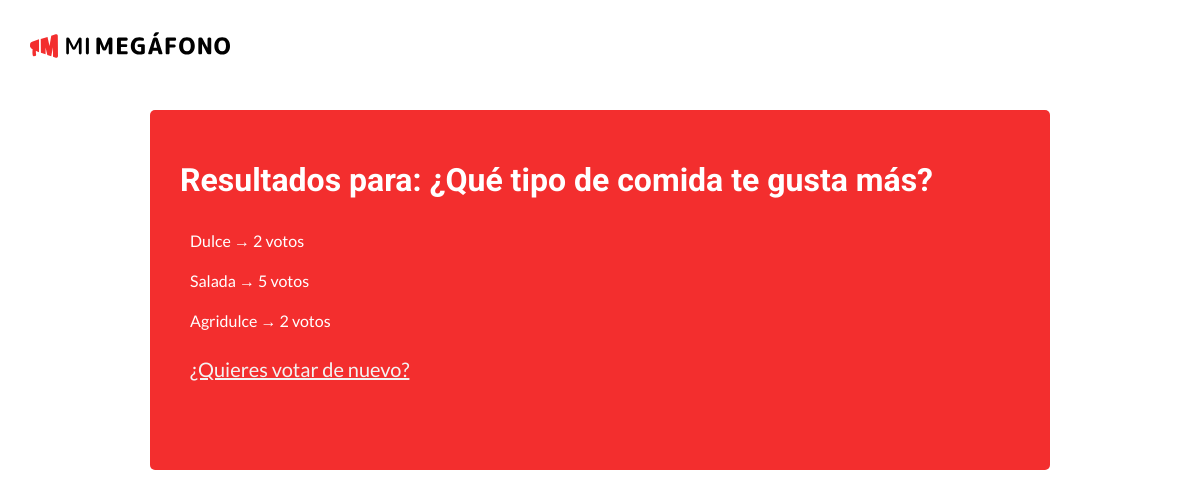
Screenshot of /polls/5/results/ with the database file from the repository.
### polls/models.py (models this page shows, shortened)
class Question(models.Model):
    question_text = models.CharField(max_length=200)
    pub_date = models.DateTimeField('date published')

class Choice(models.Model):
    question = models.ForeignKey(Question, on_delete=models.CASCADE)
    choice_text = models.CharField(max_length=200)
    votes = models.IntegerField(default=0)

### polls/views.py (the view)
# urls.py: path('<int:pk>/results/', views.ResultsView.as_view(), name='results'),
class ResultsView(generic.DetailView):
    model = Question
    template_name = 'polls/results.html'

### polls/templates/polls/results.html (shortened to what this page needs)
<!DOCTYPE html>
<html lang="es">
<head>
    {% load static %}
    <link rel="stylesheet" type="text/css" href="{% static 'polls/style.css' %}">
</head>
<body>
    <header>
        <a class="header-brand" href="{% url 'polls:index' %}">
        </a>
    </header>
    <div class="container">
        <h1 class="poll-title">Resultados para: {{ question.question_text }}</h1>
        <ul class="poll-list">
        {% for choice in question.choice_set.all %}
            <li class="list-result">{{ choice.choice_text }} &rightarrow; {{ choice.votes }} voto{{ choice.votes|pluralize }}</li>
        {% endfor %}
        </ul>
        <a class="vote-link" href="{% url 'polls:detail' question.id %}">¿Quieres votar de nuevo?</a>
    </div>
</body>
</html>

### polls/static/polls/style.css (style rules this page uses)
:root { --primary-color: #f32e2e; --secondary-color: #1a1a1a; --terciary-color: #f3f3f3; --font-title: 'Roboto', sans-serif; --font: 'Lato', sans-serif; }
body { margin: 0; padding: 0; width: 100%; height: 100%; font-family: var(--font); }
header { width: 100%; height: 30px; padding: 30px; display: flex; justify-content: flex-start; box-sizing: border-box; }
.header-brand { width: 200px; height: 30px; }
.header-svg { width: 100%; height: 100%; }
.container { width: 70%; min-height: 300px; margin: 50px auto; background-color: var(--primary-color); color: white; border-radius: 5px; padding: 30px; }
.poll-list { padding: 0; }
.poll-title { font-family: var(--font-title); }
.list-result { list-style: none; padding: 10px; }
.vote-link { color: var(--terciary-color); font-size: 20px; margin-left: 10px; }

### rows the page displays
Question: question_text "¿Qué tipo de comida te gusta más?"
Choice: choice_text "Dulce", votes "2"
Choice: choice_text "Salada", votes "5"
Choice: choice_text "Agridulce", votes "2"
